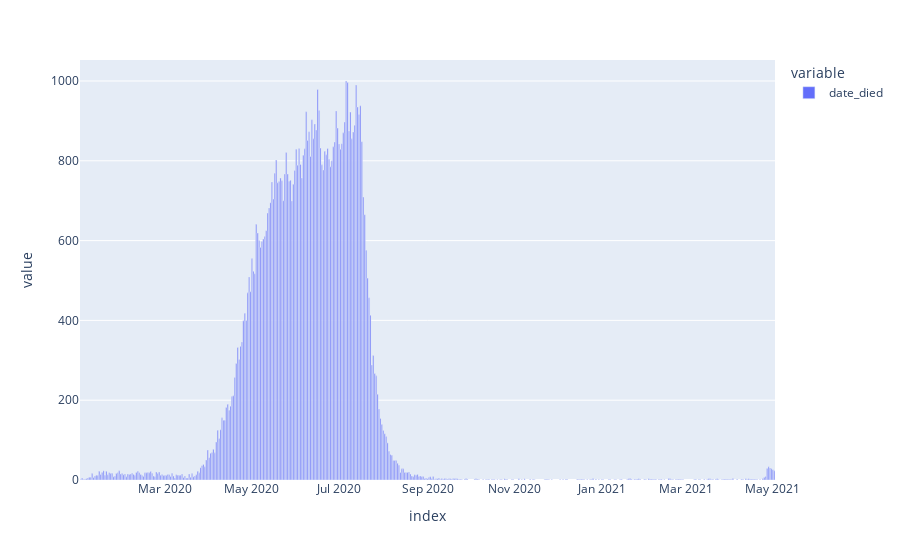

Source (notebook cell):
### Markdown cell above
## date_died

### Code cell
# distribuição de frequências
print(df['date_died'].value_counts())
px.bar(df['date_died'].value_counts())

### Figure 1 — Plotly figure (JSON) as saved in the notebook; plotly's stock layout.template omitted (floating-point values rounded to 4 significant figures; data arrays with more than 128 entries replaced by an {"elided": "..."} marker saying what was removed)
{"data": [{"alignmentgroup": "True", "hovertemplate": "variable=date_died<br>index=%{x}<br>value=%{y}<extra></extra>", "legendgroup": "date_died", "marker": {"color": "#636efa", "pattern": {"shape": ""}}, "name": "date_died", "offsetgroup": "date_died", "orientation": "v", "showlegend": true, "textposition": "auto", "type": "bar", "x": {"elided": "400 str values"}, "xaxis": "x", "y": {"elided": "400 int values"}, "yaxis": "y"}], "layout": {"barmode": "relative", "legend": {"title": {"text": "variable"}, "tracegroupgap": 0}, "margin": {"t": 60}, "xaxis": {"anchor": "y", "domain": [0, 1], "title": {"text": "index"}}, "yaxis": {"anchor": "x", "domain": [0, 1], "title": {"text": "value"}}}}
